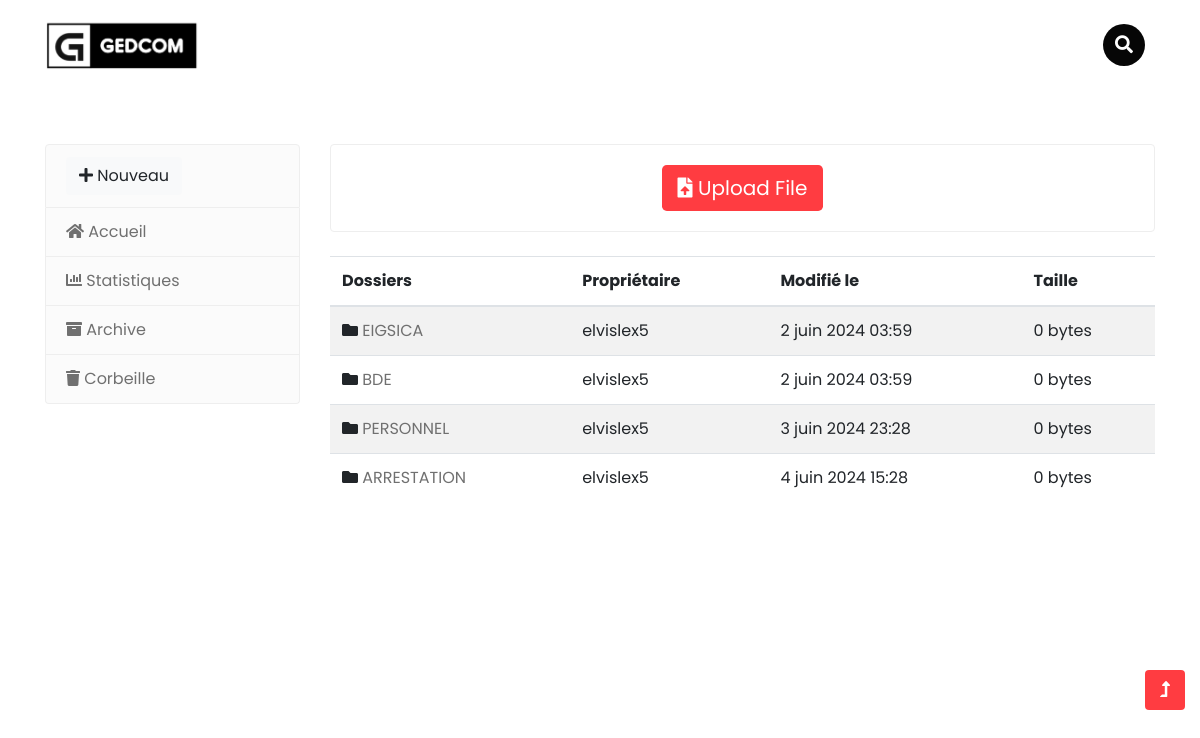
Page /directory_list/ (signed in) on the committed database.
### ged/models.py (models this page shows, shortened)
class Directory(models.Model):
    name = models.CharField(max_length=100)
    parent = models.ForeignKey('self', null=True, blank=True, related_name='subdirectories', on_delete=models.CASCADE)
    created_at = models.DateTimeField(auto_now_add=True)
    owner = models.ForeignKey(User, on_delete=models.CASCADE)
    last_modified = models.DateTimeField(auto_now=True)
    size = models.IntegerField(default=0)

### ged/views.py (the view)
# urls.py: path('directory_list/', views.directory_list, name='directory_list'),
@login_required
def directory_list(request):
    directories = Directory.objects.filter(parent=None)
    return render(request, 'ged/list.html', {'directories': directories})

### ged/templates/ged/list.html (shortened to what this page needs)
{% extends 'base.html' %}
{% block content %}
            <div class="col-md-9">
                <div class="card mb-4">
                    <div class="card-body text-center">
                        <a href="{% url 'add_document' %}" class="btn btn-primary btn-lg">
                            <i class="fas fa-file-upload"></i> Upload File
                        </a>
                    </div>
                </div>
                <table class="table table-striped">
                    <thead>
                        <tr>
                            <th>Dossiers</th>
                            <th>Propriétaire</th>
                            <th>Modifié le</th>
                            <th>Taille</th>
                        </tr>
                    </thead>
                    <tbody>
                        {% for directory in directories %}
                            <tr>
                                <td>
                                    <i class="fa fa-folder"></i>
                                    <a href="{% url 'directory_detail' directory.id %}">{{ directory.name }}</a>
                                </td>
                                <td>{{ directory.owner.username }}</td>
                                <td>{{ directory.last_modified }}</td>
                                <td>{{ directory.size }} bytes</td>
                            </tr>
                        {% endfor %}
                    </tbody>
                </table>
            </div>
{% endblock content %}

### rows in the picture
Directory: name "EIGSICA", owner.username "elvislex5", last_modified "2 juin 2024 03:59", size "0"
Directory: name "BDE", owner.username "elvislex5", last_modified "2 juin 2024 03:59", size "0"
Directory: name "PERSONNEL", owner.username "elvislex5", last_modified "3 juin 2024 23:28", size "0"
Directory: name "ARRESTATION", owner.username "elvislex5", last_modified "4 juin 2024 15:28", size "0"
